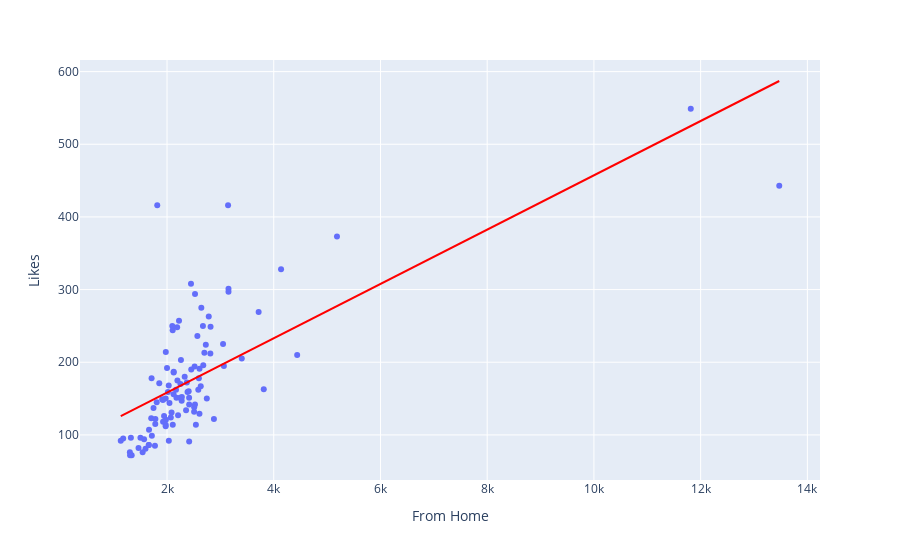

Notebook code cell kept with this figure:
### Code cell
# Show the relation between From home and likes
px.scatter(df , x =df['From Home'] , y = 'Likes',trendline= 'ols',trendline_color_override= 'red')
